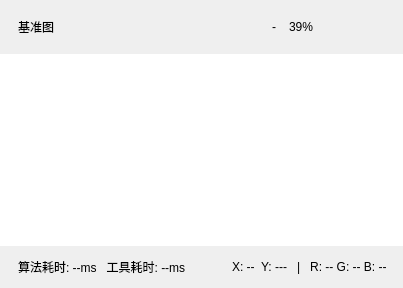
       <widget class="QFrame" name="setupViewerFrame">
        <property name="frameShape">
         <enum>QFrame::NoFrame</enum>
        </property>
        <layout class="QVBoxLayout" name="verticalLayout_viewer">
         <property name="spacing">
          <number>0</number>
         </property>
         <property name="leftMargin">
          <number>0</number>
         </property>
         <property name="topMargin">
          <number>0</number>
         </property>
         <property name="rightMargin">
          <number>0</number>
         </property>
         <property name="bottomMargin">
          <number>0</number>
         </property>
         <item>
          <widget class="QFrame" name="viewerHeader">
           <property name="minimumSize">
            <size>
             <width>0</width>
             <height>54</height>
            </size>
           </property>
           <property name="maximumSize">
            <size>
             <width>16777215</width>
             <height>54</height>
            </size>
           </property>
           <property name="frameShape">
            <enum>QFrame::NoFrame</enum>
           </property>
           <layout class="QHBoxLayout" name="horizontalLayout_viewerHeader">
            <property name="leftMargin">
             <number>18</number>
            </property>
            <property name="rightMargin">
             <number>14</number>
            </property>
            <item>
             <widget class="QLabel" name="viewerTitleLabel">
              <property name="text">
               <string>基准图</string>
              </property>
             </widget>
            </item>
            <item>
             <spacer name="horizontalSpacer_viewerHeader">
              <property name="orientation">
               <enum>Qt::Horizontal</enum>
              </property>
              <property name="sizeHint" stdset="0">
               <size>
                <width>40</width>
                <height>20</height>
               </size>
              </property>
             </spacer>
            </item>
            <item>
             <widget class="QToolButton" name="viewerGridButton">
              <property name="icon">
               <iconset resource="../resources/resources.qrc">
                <normaloff>:/icons/grid.svg</normaloff>:/icons/grid.svg</iconset>
              </property>
              <property name="iconSize">
               <size>
                <width>24</width>
                <height>24</height>
               </size>
              </property>
              <property name="autoRaise">
               <bool>true</bool>
              </property>
             </widget>
            </item>
            <item>
             <widget class="QToolButton" name="viewerZoomSearchButton">
              <property name="icon">
               <iconset resource="../resources/resources.qrc">
                <normaloff>:/icons/zoom.svg</normaloff>:/icons/zoom.svg</iconset>
              </property>
              <property name="iconSize">
               <size>
                <width>24</width>
                <height>24</height>
               </size>
              </property>
              <property name="autoRaise">
               <bool>true</bool>
              </property>
             </widget>
            </item>
            <item>
             <widget class="QToolButton" name="viewerZoomOutButton">
              <property name="text">
               <string>-</string>
              </property>
              <property name="autoRaise">
               <bool>true</bool>
              </property>
             </widget>
            </item>
            <item>
             <widget class="QLabel" name="viewerZoomLabel">
              <property name="text">
               <string>39%</string>
              </property>
             </widget>
            </item>
            <item>
             <widget class="QToolButton" name="viewerZoomInButton">
              <property name="icon">
               <iconset resource="../resources/resources.qrc">
                <normaloff>:/icons/fit.svg</normaloff>:/icons/fit.svg</iconset>
              </property>
              <property name="iconSize">
               <size>
                <width>24</width>
                <height>24</height>
               </size>
              </property>
              <property name="autoRaise">
               <bool>true</bool>
              </property>
             </widget>
            </item>
            <item>
             <widget class="QToolButton" name="viewerFullButton">
              <property name="icon">
               <iconset resource="../resources/resources.qrc">
                <normaloff>:/icons/fullscreen.svg</normaloff>:/icons/fullscreen.svg</iconset>
              </property>
              <property name="iconSize">
               <size>
                <width>24</width>
                <height>24</height>
               </size>
              </property>
              <property name="autoRaise">
               <bool>true</bool>
              </property>
             </widget>
            </item>
           </layout>
          </widget>
         </item>
         <item>
          <widget class="QGraphicsView" name="previewGraphicsView">
           <property name="frameShape">
            <enum>QFrame::NoFrame</enum>
           </property>
           <property name="verticalScrollBarPolicy">
            <enum>Qt::ScrollBarAlwaysOff</enum>
           </property>
           <property name="horizontalScrollBarPolicy">
            <enum>Qt::ScrollBarAlwaysOff</enum>
           </property>
           <property name="renderHints">
            <set>QPainter::Antialiasing|QPainter::SmoothPixmapTransform</set>
           </property>
          </widget>
         </item>
         <item>
          <widget class="QFrame" name="viewerStatusBar">
           <property name="minimumSize">
            <size>
             <width>0</width>
             <height>42</height>
            </size>
           </property>
           <property name="maximumSize">
            <size>
             <width>16777215</width>
             <height>42</height>
            </size>
           </property>
           <property name="frameShape">
            <enum>QFrame::NoFrame</enum>
           </property>
           <layout class="QHBoxLayout" name="horizontalLayout_viewerStatus">
            <property name="leftMargin">
             <number>18</number>
            </property>
            <property name="rightMargin">
             <number>16</number>
            </property>
            <item>
             <widget class="QLabel" name="viewerStatusLabel">
              <property name="text">
               <string>算法耗时: --ms   工具耗时: --ms</string>
              </property>
             </widget>
            </item>
            <item>
             <spacer name="horizontalSpacer_viewerStatus">
              <property name="orientation">
               <enum>Qt::Horizontal</enum>
              </property>
              <property name="sizeHint" stdset="0">
               <size>
                <width>40</width>
                <height>20</height>
               </size>
              </property>
             </spacer>
            </item>
            <item>
             <widget class="QLabel" name="viewerCursorLabel">
              <property name="text">
               <string>X: --  Y: ---   |   R: -- G: -- B: --</string>
              </property>
             </widget>
            </item>
           </layout>
          </widget>
         </item>
        </layout>
       </widget>
